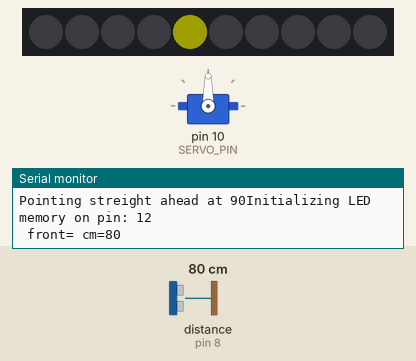
A sketch run on a simulated Arduino Uno, built with avr-gcc and run on an emulated ATmega328P. On the bench: servo, 10 RGB LEDs in strip order, left to right, the last lines printed to the serial monitor. Wiring (inferred from the names in the program): ultrasonic range finder: trigger pin 8; echo pin 8. The inputs (shaded band) are chosen by the test bench; at power-on: distance to the obstacle (sensor on pin 8) 80 cm. The echo pulse lasts 58.3 µs per cm; dim RGB values are drawn brighter than linear.

Above: at 0.6 s.
At 4.1 s:
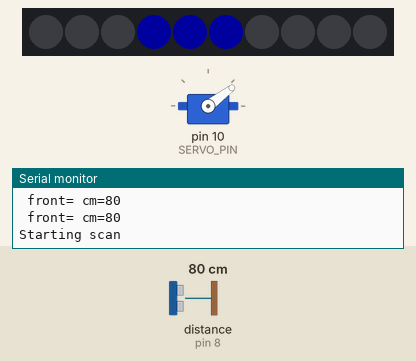
4.2 s: distance to the obstacle (sensor on pin 8) set to 183 cm
At 5.4 s:
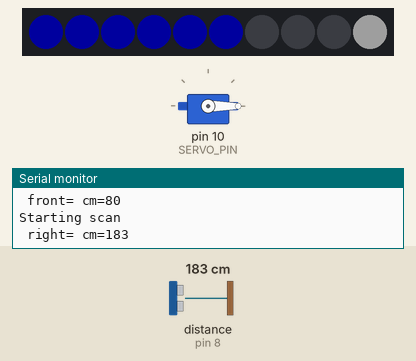
8.0 s: distance to the obstacle (sensor on pin 8) set to 196 cm
14.6 s: distance to the obstacle (sensor on pin 8) set to 203 cm
21.2 s: distance to the obstacle (sensor on pin 8) set to 2 cm
At 29.2 s:
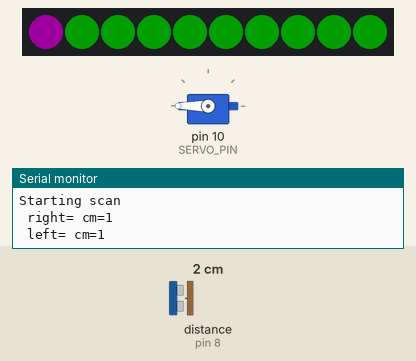
32.7 s: distance to the obstacle (sensor on pin 8) set to 250 cm
Timing chart, 0 to 37.0 s (numbered marks = the images above; inputs shaded):
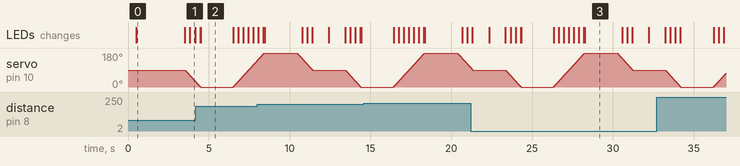

Measured:
- after the input at 21.2 s, the LEDs: first differ from a run without the input after 1.1 s (image 3 shows a later state)
- what the display in image 0 shows lasts 3.0 s, from 0.5 s to 3.5 s
- what the display in image 2 shows lasts 2.0 s, from 4.5 s to 6.5 s

The sketch:

servo-sweep-led-ping-test.ino
```cpp
#include <Servo.h>
#include <Adafruit_NeoPixel.h>
#define SERVO_PIN 10
#define PING_PIN 8

#define LED_PIN 12 // connect the Data from the strip to this pin on the Arduino
#define NUMBER_PIXELS 10 // the number of pixels in your LED strip
#define MAX_DISTANCE 200 // the max distance we display on the LED strip

Adafruit_NeoPixel strip = Adafruit_NeoPixel(NUMBER_PIXELS, LED_PIN, NEO_GRB + NEO_KHZ800);
Servo servo;

Servo myservo;  // create servo object to control a servo
// twelve servo objects can be created on most boards

int pos = 0;    // variable to store the servo position
int front_dist = 100; // distance measurement in front
int right_dist = 100; // distance measurement on the right
int left_dist = 100;  // distance measurement on the left

void setup() {
  Serial.begin(9600);
  Serial.print("Attaching servo to pin: ");
  Serial.println(SERVO_PIN);
  myservo.attach(SERVO_PIN);  // attaches the servo on pin 9 to the servo object

  Serial.print("Pointing streight ahead at 90");
  myservo.write(90);
  delay(500);

 Serial.print("Initializing LED memory on pin: ");
 Serial.println(LED_PIN);
 strip.begin();
 erase_led();
 front_dist = get_distance_cm(1);
 draw_dist_on_led(front_dist, 1);
 delay(1000);
}

void loop() {
  front_dist = get_distance_cm(1);
  draw_dist_on_led(front_dist, 1);


  Serial.println("Starting scan");
  // turn to the right clockwise
  for (pos = 90; pos >= 0; pos -= 1) { // goes from 90 degrees to 0 degrees
      myservo.write(pos);              // tell servo to go to position in variable 'pos'
      delay(10);                       // waits 15ms for the servo to reach the position
      draw_angle_on_led(pos, 1);
  }
  right_dist = get_distance_cm(2);
  draw_dist_on_led(right_dist, 2);
  delay(1000);

  // turn to the left full counter clockwise
  for (pos = 0; pos <= 180; pos += 1) { // goes from 0 degrees to 180 degrees
      // in steps of 1 degree
      myservo.write(pos);              // tell servo to go to position in variable 'pos'
      delay(10);                       // waits 15ms for the servo to reach the position
      draw_angle_on_led(pos, 2);
   }
   left_dist = get_distance_cm(3);
   draw_dist_on_led(right_dist, 3);
   delay(1000);

  // turn back to the center
  for (pos = 180; pos >= 90; pos -= 1) { // goes from 90 degrees to 0 degrees
    myservo.write(pos);              // tell servo to go to position in variable 'pos'
    delay(10);                       // waits 15ms for the servo to reach the position
    draw_angle_on_led(pos, 3);
  }


  delay(1000);
  erase_led();

}

void erase_led() {
for (int i=0; i<NUMBER_PIXELS; i++)
    strip.setPixelColor(i, 0, 0, 0);
  strip.show();
}

void draw_angle_on_led(int angle, int mode) {
   int strip_index;
   strip_index = map(angle, 0, 180, 0, NUMBER_PIXELS);
   // blue if sweeping to the right to get measurement_right
   if (mode == 1) strip.setPixelColor(strip_index, 0, 0, 30);
   // green if sweeping to the left to get measurement_left
   else if (mode == 2) strip.setPixelColor(strip_index, 0, 30, 0);
   // red if returning to forward
   else if (mode == 3) strip.setPixelColor(strip_index, 30, 0, 0);
   strip.show();
}

void draw_dist_on_led(int dist, int mode) {
   int strip_index;
   strip_index = map(dist, 0, MAX_DISTANCE, 0, NUMBER_PIXELS);
   // distance in the front in yellow
   if (mode == 1) strip.setPixelColor(strip_index, 30, 30, 0);
   // distance on the right in white
   else if (mode == 2) strip.setPixelColor(strip_index, 30, 30, 30);
   // distance in left in purple
   else if (mode == 3) strip.setPixelColor(strip_index, 30, 0, 30);
   strip.show();
   delay(1000);
}

int get_distance_cm(int mode)
{
  long duration, cm=0;
  pinMode(PING_PIN, OUTPUT);
  digitalWrite(PING_PIN, LOW);
  delayMicroseconds(2);
  digitalWrite(PING_PIN, HIGH);
  delayMicroseconds(5);
  digitalWrite(PING_PIN, LOW);
  // The same pin is used to read the signal from the PING))): a HIGH
  // pulse whose duration is the time (in microseconds) from the sending
  // of the ping to the reception of its echo off of an object.
  pinMode(PING_PIN, INPUT);
  duration = pulseIn(PING_PIN, HIGH);
  // convert the time into a distance
  cm = microsecondsToCentimeters(duration);
  if (mode==1)Serial.print(" front=");
  if (mode==2)Serial.print(" right=");
  if (mode==3)Serial.print(" left=");
  Serial.print(" cm=");
  Serial.println(cm);
  return cm;
}

long microsecondsToCentimeters(long microseconds)
{
  // The speed of sound is 340 m/s or 29 microseconds per centimeter.
  // The ping travels out and back, so to find the distance of the
  // object we take half of the distance travelled.
  return microseconds / 29 / 2;
}
```
